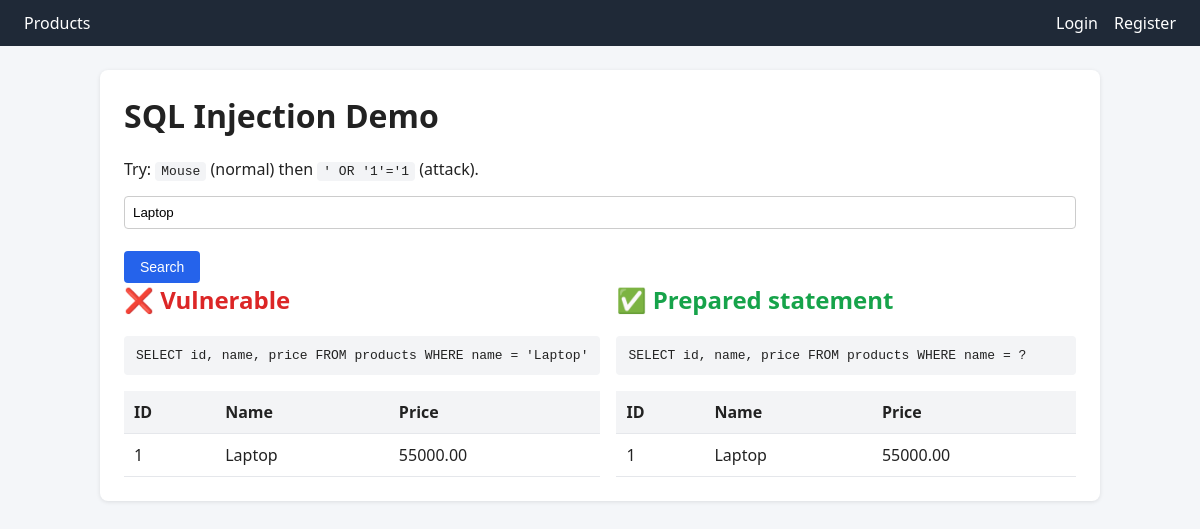
/sql_injection_demo.php?name=Laptop, run on the app's committed database.
### tables this page shows
CREATE TABLE IF NOT EXISTS products (
  id INT UNSIGNED AUTO_INCREMENT PRIMARY KEY,
  name VARCHAR(100) NOT NULL,
  category VARCHAR(50) NOT NULL,
  price DECIMAL(10,2) NOT NULL,
  stock INT UNSIGNED NOT NULL DEFAULT 0,
  image VARCHAR(255) DEFAULT NULL,
  created_at TIMESTAMP DEFAULT CURRENT_TIMESTAMP
);

### includes/functions.php (called while the page is built, shortened)
<?php
function e($value): string {
    return htmlspecialchars((string)$value, ENT_QUOTES, 'UTF-8');
}

### sql_injection_demo.php (the view, shortened to what this page needs)
<?php
require_once 'config/db.php';
require_once 'includes/functions.php';
$name = $_GET['name'] ?? '';
$vulnRows = $safeRows = []; $vulnSql = ''; $vulnErr = '';
if ($name !== '') {
    $vulnSql = "SELECT id, name, price FROM products WHERE name = '$name'";
    try { $vulnRows = $conn->query($vulnSql)->fetch_all(MYSQLI_ASSOC); }
    catch (mysqli_sql_exception $ex) { $vulnErr = $ex->getMessage(); }
    $stmt = $conn->prepare('SELECT id, name, price FROM products WHERE name = ?');
    $stmt->bind_param('s', $name);
    $stmt->execute();
    $safeRows = $stmt->get_result()->fetch_all(MYSQLI_ASSOC);
}
include 'includes/header.php';
function render_rows(array $rows) {
    echo '<table><tr><th>ID</th><th>Name</th><th>Price</th></tr>';
    foreach ($rows as $r) echo '<tr><td>' . e($r['id']) . '</td><td>' . e($r['name']) . '</td><td>' . e($r['price']) . '</td></tr>';
    echo '</table>';
}
?>
<h1>SQL Injection Demo</h1>
<p>Try: <code>Mouse</code> (normal) then <code>' OR '1'='1</code> (attack).</p>
<form method="get"><input type="text" name="name" value="<?= e($name) ?>"><br><br><button>Search</button></form>
<?php if ($name !== ''): ?>
<div class="cols">
  <div>
    <h2 style="color:#dc2626">❌ Vulnerable</h2>
    <pre><?= e($vulnSql) ?></pre>
    <?php render_rows($vulnRows); ?>
  </div>
  <div>
    <h2 style="color:#16a34a">✅ Prepared statement</h2>
    <pre>SELECT id, name, price FROM products WHERE name = ?</pre>
  </div>
</div>
<?php endif; ?>
<?php include 'includes/footer.php'; ?>

### assets/style.css (style rules this page uses)
* { box-sizing:border-box }
body { font-family:Segoe UI,Arial,sans-serif;margin:0;background:#f4f6f9;color:#222 }
h1,h2 { margin-top:0 }
input[type=text],input[type=email],input[type=password],input[type=number],input[type=file],select { width:100%;padding:8px;border:1px solid #ccc;border-radius:4px }
button,.btn { background:#2563eb;color:#fff;border:0;padding:8px 16px;border-radius:4px;cursor:pointer;text-decoration:none;display:inline-block;font-size:14px }
table { width:100%;border-collapse:collapse;margin-top:16px }
th,td { padding:10px;border-bottom:1px solid #e5e7eb;text-align:left }
th { background:#f3f4f6 }
code,pre { background:#f3f4f6;padding:2px 6px;border-radius:4px }
pre { padding:12px;overflow:auto }
.cols { display:grid;grid-template-columns:1fr 1fr;gap:16px }

### data on the page
products: id "1", name "Laptop", price "55000.00"

### other printed values
$vulnSql "SELECT id, name, price FROM products WHERE name = 'Laptop'"
